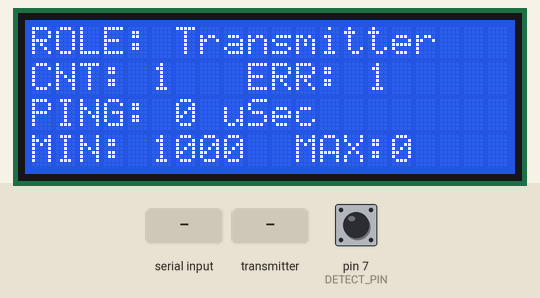
Recording of a sketch running on a simulated Arduino Uno, built with avr-gcc and run on an emulated ATmega328P. On the bench: 20×4 character LCD. The test bench sets the inputs (shaded band); at power-on: pin 7 (DETECT_PIN) HIGH. No radio packets arrive unless stated; what the sketch prints to the serial monitor is not drawn.

Above: at 1.2 s.
1.3 s: "R" received over Serial
At 3.3 s:
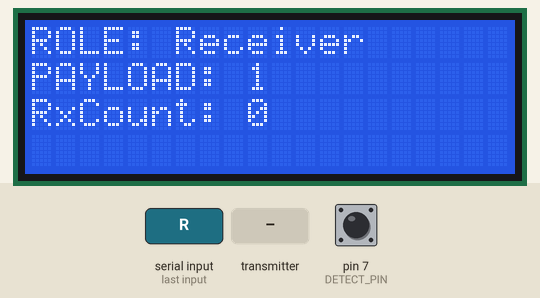
3.7 s: the transmitter starts sending gotByte = 0
At 4.6 s:
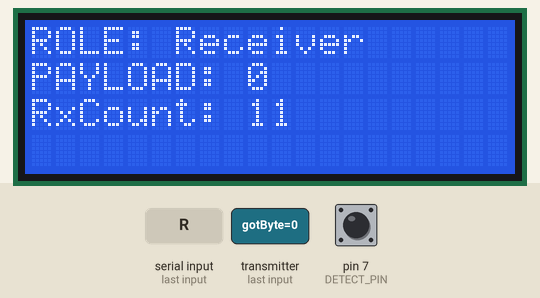
5.2 s: "T" received over Serial
At 5.9 s:
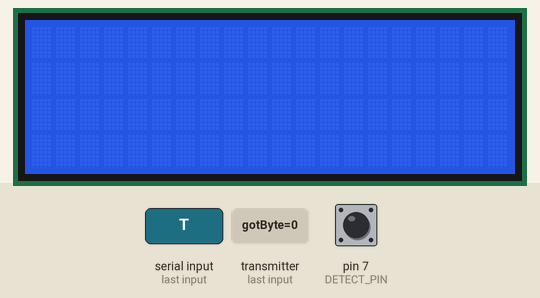
Timing chart, 0 to 8.2 s (numbered marks = the images above; inputs shaded):
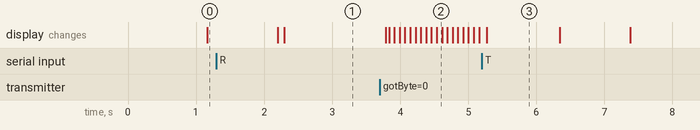

Measured:
- after the input at 1.3 s, the display: first differs from a run without the input after 0.99 s (image 1)
- after the input at 3.7 s, the display: first changes after 0.09 s (image 2 shows a later state)
- after the input at 5.2 s, the display: changes after 0.07 s (image 3)
- what the display in image 3 shows lasts 1.0 s, from 5.3 s to 6.3 s

The sketch:

RF24_PingPong.ino
```cpp
#include "printf.h"
#include <nRF24L01.h>
#include <RF24.h>
#include <RF24_config.h>

/*
  // March 2014 - TMRh20 - Updated along with High Speed RF24 Library fork
  // Parts derived from examples by J. Coliz <maniacbug@ymail.com>
*/
/**
 * Example for efficient call-response using ack-payloads
 *
 * This example continues to make use of all the normal functionality of the radios including
 * the auto-ack and auto-retry features, but allows ack-payloads to be written optionally as well.
 * This allows very fast call-response communication, with the responding radio never having to
 * switch out of Primary Receiver mode to send back a payload, but having the option to if wanting
 * to initiate communication instead of respond to a commmunication.
 */


#include <SPI.h>
#include "nRF24L01.h"
#include "RF24.h"
#include "printf.h"


#include <Wire.h>
#include <LCD.h>
#include <LiquidCrystal_I2C.h>

//#include "scheduler.h"


typedef enum { role_ping_out = 1, role_pong_back } role_e ;                 // The various roles supported by this sketch
const char* role_friendly_name[] = { "invalid", "Ping out", "Pong back"};  // The debug-friendly names of those roles


#define DETECT_PIN    7


#define I2C_ADDR_1      0x27        // I2C address of PCF8574A
#define I2C_ADDR_2      0x3F      // I2C address of PCF8574A


role_e role = role_ping_out;                                              // The role of the current running sketch


#define BACKLIGHT_PIN 3
#define En_pin        2
#define Rw_pin        1
#define Rs_pin        0
#define D4_pin        4
#define D5_pin        5
#define D6_pin        6
#define D7_pin        7

LiquidCrystal_I2C lcd1(I2C_ADDR_1, 2 ,1,0,4,5,6,7,3,POSITIVE);
LiquidCrystal_I2C lcd2(I2C_ADDR_2, 2 ,1,0,4,5,6,7,3,POSITIVE);

LiquidCrystal_I2C *lcd = 0;;

// Hardware configuration: Set up nRF24L01 radio on SPI bus plus pins 7 & 8
//RF24 radio(7,8);
RF24 radio(9,10);

// Topology
const uint64_t pipes[2] = { 0xABCDABCD71LL, 0x544d52687CLL };              // Radio pipe addresses for the 2 nodes to communicate.

// Role management: Set up role.  This sketch uses the same software for all the nodes
// in this system.  Doing so greatly simplifies testing.


// A single byte to keep track of the data being sent back and forth
unsigned long counter = 1;
unsigned long rxCount = 0;
int errCnt = 0;
unsigned lastPing = 0;
unsigned pingMin=1000;
unsigned pingMax=0;

void updateDisplay(void);
void resetStats(void);
int myLCDaddr=0;

void setupLCD (void)
{
  pinMode (DETECT_PIN, INPUT);
  if ( digitalRead(DETECT_PIN) == LOW)
  {
     lcd = &lcd1;
     myLCDaddr=I2C_ADDR_1;
     role = role_pong_back;

  }
  else
  {
     lcd = &lcd2;
     myLCDaddr=I2C_ADDR_2;
     role = role_ping_out;
}
  lcd->begin(20,4);

  lcd->clear();
  lcd->home();
  lcd->setBacklight(HIGH);

}


void setup(){
  setupLCD();

  Serial.begin(115200);
  printf_begin();
  Serial.print(F("\n\rRF24/examples/pingpair_ack/\n\rROLE: "));
  Serial.println(role_friendly_name[role]);
  Serial.println(F("*** PRESS 'T' to begin transmitting to the other node"));

  Serial.print(F("\nI2C_ADDR: "));
  Serial.println (myLCDaddr);
    // Setup and configure rf radio

  radio.begin();
  radio.setAutoAck(1);                    // Ensure autoACK is enabled
  radio.enableAckPayload();               // Allow optional ack payloads
  radio.setRetries(0,15);                 // Smallest time between retries, max no. of retries
  radio.setPayloadSize(1);                // Here we are sending 1-byte payloads to test the call-response speed


   radio.openWritingPipe(pipes[1]);        // Both radios listen on the same pipes by default, and switch when writing
   radio.openReadingPipe(1,pipes[0]);
   radio.startListening();                 // Start listening


  if ( role == role_ping_out)
  {
       Serial.println ("Ping_Out");
       radio.openWritingPipe(pipes[0]);
       radio.openReadingPipe(1,pipes[1]);
  }
  else
      Serial.println ("pong_back");
  radio.printDetails();                   // Dump the configuration of the rf unit for debugging


  resetStats();

}

void loop(void) {

  if (role == role_ping_out){

    radio.stopListening();                                  // First, stop listening so we can talk.

    printf("Now sending %u as payload. ",counter);
    byte gotByte;
    unsigned long time = micros();                          // Take the time, and send it.  This will block until complete
                                                            //Called when STANDBY-I mode is engaged (User is finished sending)
    if (!radio.write( &counter, 1 )){
      Serial.println(("failed."));
      errCnt++;
    }else{

      if(!radio.available()){
        Serial.println(F("Blank Payload Received."));
        errCnt++;
      }else{
        while(radio.available() ){
          unsigned long tim = micros();
          radio.read( &gotByte, 1 );
          lastPing=tim-time;
          printf("Got response %d, round-trip delay: %lu microseconds\n\r",gotByte,tim-time);

          if (lastPing < pingMin)
            pingMin=lastPing;
          if (lastPing> pingMax)
             pingMax= lastPing;
          counter++;
        }
      }

    }
    // Try again later
    delay(1000);
  }

  // Pong back role.  Receive each packet, dump it out, and send it back

  if ( role == role_pong_back ) {
    byte pipeNo;
    byte gotByte;                                       // Dump the payloads until we've gotten everything
    while( radio.available(&pipeNo)){
      radio.read( &gotByte, 1 );
      radio.writeAckPayload(pipeNo,&gotByte, 1 );
      counter = gotByte;
      rxCount++;
      Serial.print (F("Payload Received: "));
      Serial.println (gotByte);
   }
 }
   updateDisplay();

  // Change roles
  if ( Serial.available() )
  {
    char c = toupper(Serial.read());
    if ( c == 'T' && role == role_pong_back )
    {
      Serial.println(F("*** CHANGING TO TRANSMIT ROLE -- PRESS 'R' TO SWITCH BACK"));

      role = role_ping_out;                  // Become the primary transmitter (ping out)
      radio.openWritingPipe(pipes[0]);
      radio.openReadingPipe(1,pipes[1]);
       resetStats();
    }
    else if ( c == 'R' && role == role_ping_out )
    {
        Serial.println(F("*** CHANGING TO RECEIVE ROLE -- PRESS 'T' TO SWITCH BACK"));

       role = role_pong_back;                // Become the primary receiver (pong back)
       radio.openWritingPipe(pipes[1]);
       radio.openReadingPipe(1,pipes[0]);
       radio.startListening();
       resetStats();
    }
  }
}


void updateDisplay(void)
  {
// 123456790123456789012345678901234567890
// ROLE: xxxxxxxxxx
// CNT:  xxxxxxxxxx    ERR=xxxxxxxxxx
// PING: xxxxxxxxxx
// MIN:  xxxxxxxxxx   MAX xxxxxxxxxx
  char line1[50];
  char line2[50];
  char line3[50];
  char line4[50];

  sprintf (line1, "ROLE: %s",(role==role_ping_out ? "Transmitter" : "Receiver"));
  if (role== role_ping_out)
    {
    sprintf (line2, "CNT: %lu   ERR: %d",  counter, errCnt);
    sprintf (line3, "PING: %u uSec", lastPing);
    sprintf (line4, "MIN: %u  MAX:%u", pingMin, pingMax);
    }
  else
    {
    sprintf (line2, "PAYLOAD: %lu",  counter);
    sprintf (line3, "RxCount: %lu", rxCount);
    line4[0]=0;
    }

  memset (&line1[strlen(line1)], ' ', 20-strlen(line1));
  memset (&line2[strlen(line2)], ' ', 20-strlen(line2));
  memset (&line3[strlen(line3)], ' ', 20-strlen(line3));
  memset (&line4[strlen(line4)], ' ', 20-strlen(line4));

  line1[20]=0;
  line2[20]=0;
  line3[20]=0;
  line4[20]=0;


  lcd->setCursor(0, 0);
  lcd->write (line1);
  lcd->setCursor(0, 1);
  lcd->write (line2);
  lcd->setCursor(0, 2);
  lcd->write (line3);
  lcd->setCursor(0, 3);
  lcd->write (line4);
  }


 void resetStats(void)
 {
      errCnt=0;
      lastPing=0;
      pingMin=1000;
      pingMax=0;
      rxCount = 0;
      lcd->clear();
 }
```

printf.h
```cpp
// (licence header left out)
/**
 * @file printf.h
 *
 * Setup necessary to direct stdout to the Arduino Serial library, which
 * enables 'printf'
 */

#ifndef __PRINTF_H__
#define __PRINTF_H__

#ifdef ARDUINO

int serial_putc( char c, FILE * )
{
  Serial.write( c );

  return c;
}

void printf_begin(void)
{
  fdevopen( &serial_putc, 0 );
}

#else
#error This example is only for use on Arduino.
#endif // ARDUINO

#endif // __PRINTF_H__
```
